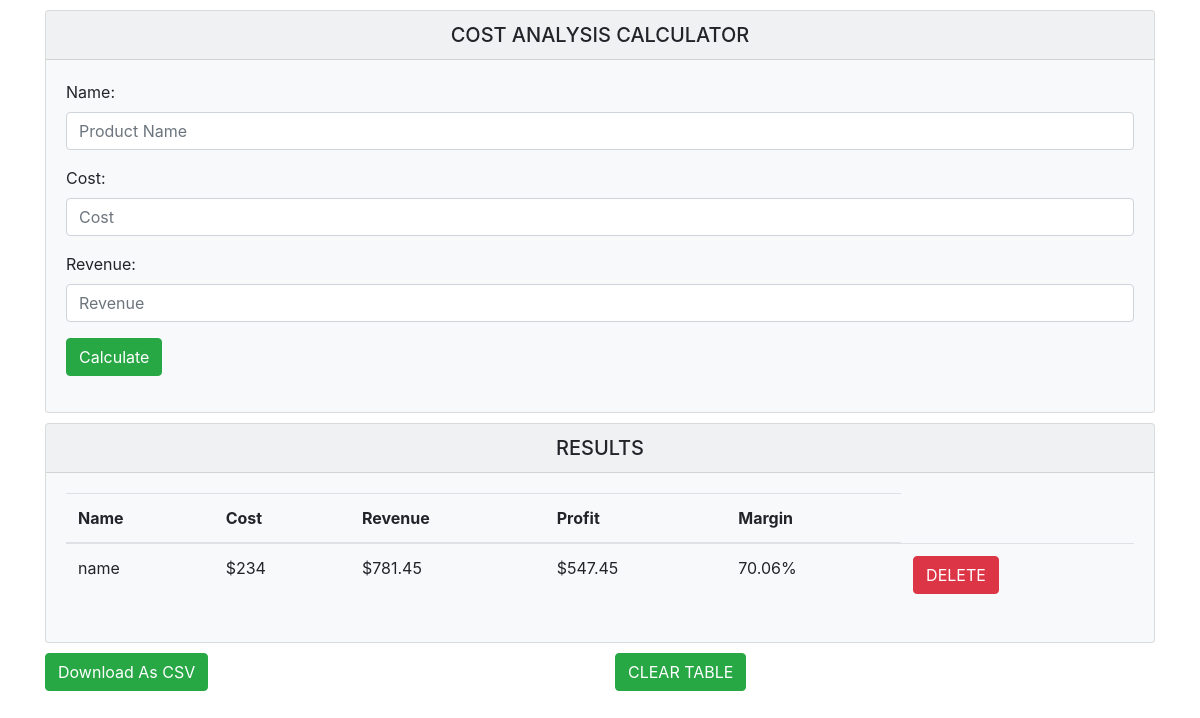
Before: / with the older database file.
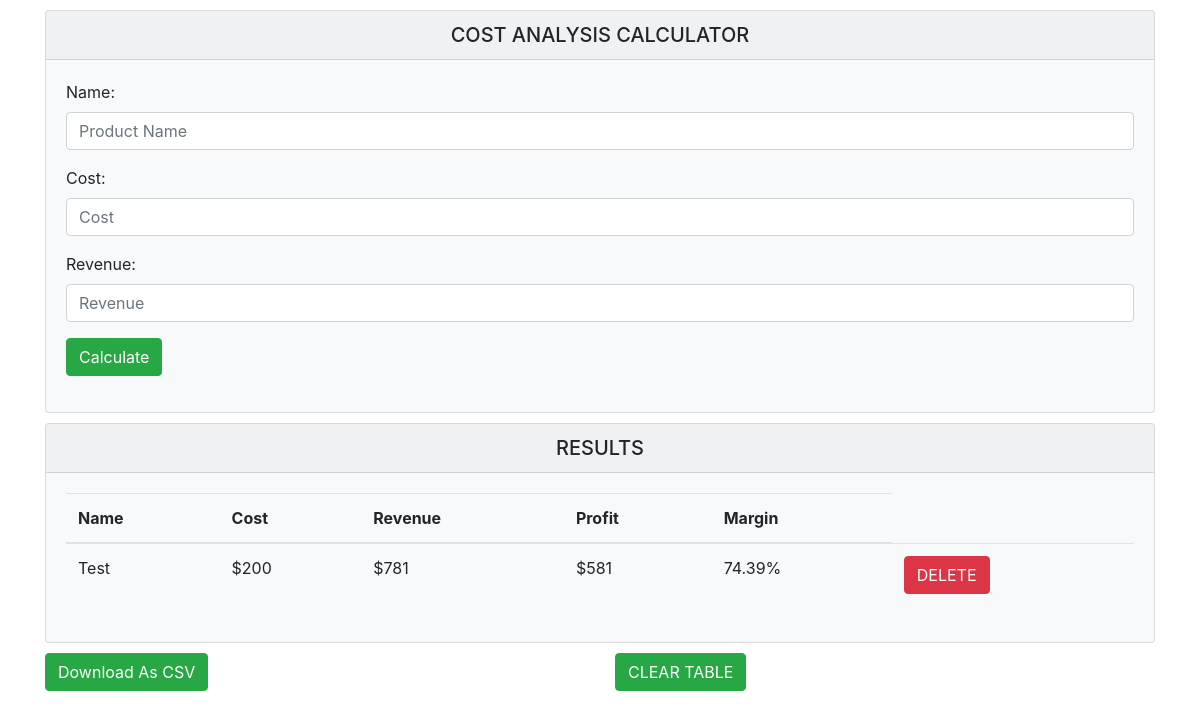
After: the same page with the newer database file.
### tables this page shows
CREATE TABLE calc (
				id INTEGER PRIMARY KEY,
				product TEXT,
				cost INTEGER,
				revenue INTEGER,
				profit INTEGER,
				margin INTEGER);

### app.py (the view, shortened to what this page needs)
@app.route('/', methods=["GET", "POST"])
def home():
	conn = sqlite3.connect('calculations.db')
	c = conn.cursor()
	c.execute("""CREATE TABLE IF NOT EXISTS calc (
				id INTEGER PRIMARY KEY,
				product TEXT,
				cost INTEGER,
				revenue INTEGER,
				profit INTEGER,
				margin INTEGER)""")
	c.execute("SELECT * FROM calc")
	items = c.fetchall()
	for item in items:
		print(item)
	conn.commit()
	conn.close()
	return render_template('index.html', items=items)

### templates/index.html (shortened to what this page needs)
{% extends 'base.html' %}
{% block body %}
<div class="container">
	<div class="row">
		<div class="col">
			<div class='card bg-light'>
				<div class='card-header text-center'>
					<h5>COST ANALYSIS CALCULATOR</h5>
				</div>
				<div class="card-body">
					<form action='/' method="post">
						<div class="form-group">
							<label for="Number One">Name:</label>
							<input class="form-control" type="text" placeholder="Product Name" name="product">
						</div>
						<div class="form-group">
							<label for="Number One">Cost:</label>
							<input class="form-control" type="text" placeholder="Cost" name="cost">
						</div>
						<div class="form-group">
							<label for="Number Two">Revenue:</label>
							<input class="form-control" type="text" placeholder="Revenue" name="revenue">
						</div>
						<div class="form-group">
							<input class='btn btn-success' type="submit" value="Calculate" name="submit">
						</div>
					</form>
				</div>
			</div>
		</div>
	</div>
	<div class="row">
		<div class="col">
			<div class='card bg-light'>
				<div class='card-header text-center'>
					<h5>RESULTS</h5>
				</div>
				<div class="card-body">
					<div class="table-responsive-lg">
						<table class="table">
							<thead>
								<tr>
									<th scope="col">Name</th>
									<th scope="col">Cost</th>
									<th scope="col">Revenue</th>
									<th scope="col">Profit</th>
									<th scope="col">Margin</th>
								</tr>
							</thead>
							<tbody>
								{% for item in items %}
								<tr>
									<td>{{ item[1] }}</td>
									<td>${{ item[2] }}</td>
									<td>${{ item[3] }}</td>
									<td>${{ item[4] }}</td>
									<td>{{ item[5] }}%</td>
									<td>
											<a href="/delete?id={{ item[0] }}" class="btn btn-danger" value="Delete">DELETE</a>
									</td>
								</tr>
								{% endfor %}
							</tbody>
						</table>
					</div>
				</div>
			</div>
			<div class="row">
				<div class="col">
					<a class='btn btn-success' href="/data" download="margins.csv">Download As CSV</a>
				</div>
				<div class="col">
					<a class='btn btn-success' id="clearTable" href="#">CLEAR TABLE</a>
				</div>
			</div>
		</div>
	</div>
</div>
{% endblock %}

### templates/base.html (shortened to what this page needs)
<!DOCTYPE html>
<html>
<head>
	<link rel="stylesheet" href="https://stackpath.bootstrapcdn.com/bootstrap/4.3.1/css/bootstrap.min.css">
	<link rel="stylesheet" type="text/css" href="/static/style.css">
</head>
<body>
	{% block body %}{% endblock %}
</body>
</html>

### static/style.css (style rules this page uses)
h5 { margin: 0; }
.row { margin-top: 10px; }

Changed rows visible on the page:
changed calc: product "name" → "Test"; cost "234" → "200"; revenue "781.45" → "781"; profit "547.45" → "581"; margin "70.06" → "74.39"
